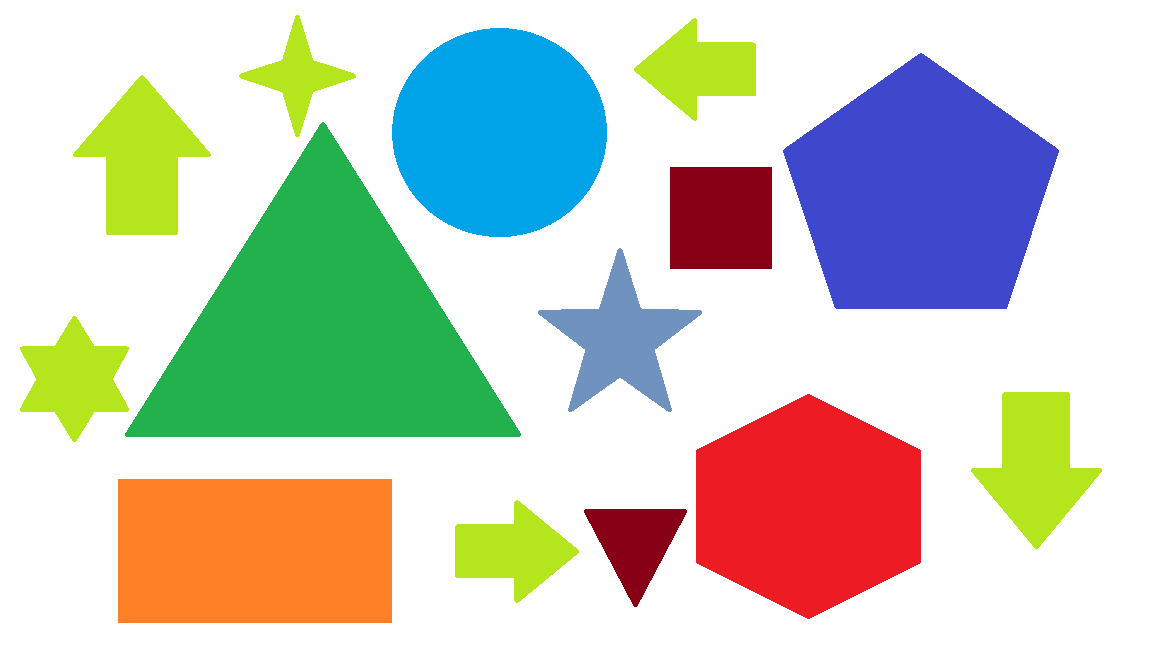
#> input picture ObjectDetection/shapes.png, 1152 x 648 px
$ jupyter execute ObjDetect.ipynb
#> lines starting #> are read from the running program, lines starting #| are printed output that depends on the picture; after the words box and inside, x2 and y2 are one past the last pixel; in counts of white or black regions, pixels touching at a corner belong together
[cell 1]
import cv2
import numpy as np
from matplotlib import pyplot as plt


# reading image
img = cv2.imread('shapes.png')
#> img is the input picture: shape (648, 1152, 3); mean B, G, R 192.6, 205.1, 201.5

# converting image into grayscale image
gray = cv2.cvtColor(img, cv2.COLOR_BGR2GRAY)

# setting threshold of gray image
_, threshold = cv2.threshold(gray, 127, 255, cv2.THRESH_BINARY)
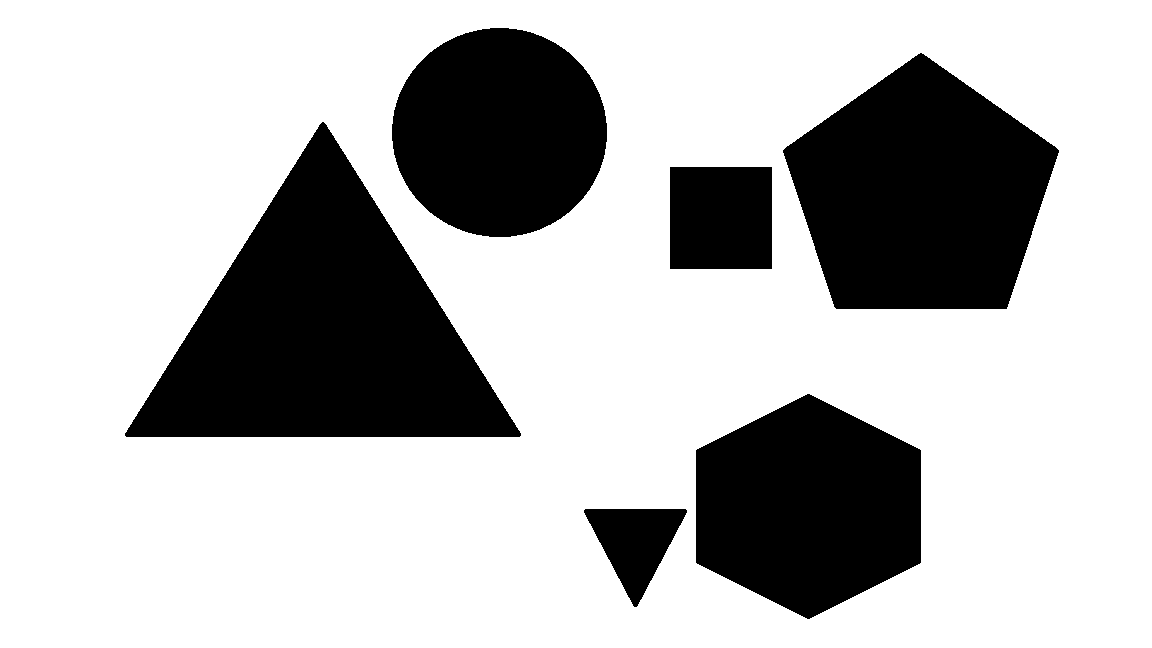
#> threshold: shape (648, 1152); 73% white; 6 black regions

# using a findContours() function
contours, _ = cv2.findContours(
    threshold, cv2.RETR_TREE, cv2.CHAIN_APPROX_SIMPLE)
#> contours = 7 contours; box (x1, y1, x2, y2) and area: (0, 0, 1152, 648) 744697, (124, 121, 522, 438) 63926, (782, 52, 1060, 310) 49548, (695, 393, 922, 620) 38418, (391, 27, 608, 238) 35538, (669, 166, 773, 270) 10607, (583, 508, 688, 608) 5501

i = 0

# list for storing names of shapes
for contour in contours:

    # here we are ignoring first counter because
    # findcontour function detects whole image as shape
    if i == 0:
        i = 1
        continue

    # cv2.approxPloyDP() function to approximate the shape
    approx = cv2.approxPolyDP(
        contour, 0.01 * cv2.arcLength(contour, True), True)

    # using drawContours() function
    cv2.drawContours(img, [contour], 0, (0, 0, 0), 1)

    # finding center point of shape
    M = cv2.moments(contour)
    if M['m00'] != 0.0:
        x = int(M['m10']/M['m00'])
        y = int(M['m01']/M['m00'])

    # putting shape name at center of each shape
    if len(approx) == 3:
        cv2.putText(img, 'Triangle', (x, y),
                    cv2.FONT_HERSHEY_SIMPLEX, 0.6, (255, 255, 255), 2)
        print(len(approx))

    elif len(approx) == 4:
        cv2.putText(img, 'Quadrilateral', (x, y),
                    cv2.FONT_HERSHEY_SIMPLEX, 0.6, (255, 255, 255), 2)
        print('ada')

    elif len(approx) == 5:
        cv2.putText(img, 'Pentagon', (x, y),
                    cv2.FONT_HERSHEY_SIMPLEX, 0.6, (255, 255, 255), 2)

    elif len(approx) == 6:
        cv2.putText(img, 'Hexagon', (x, y),
                    cv2.FONT_HERSHEY_SIMPLEX, 0.6, (255, 255, 255), 2)

    else:
        cv2.putText(img, 'circle', (x, y),
                    cv2.FONT_HERSHEY_SIMPLEX, 0.6, (255, 255, 255), 2)
#> this loop made 7 passes
#> (approx, x, y) on passes 2, 4, 5: ([[585, 508], [687, 510], [636, 607], [588, 522]], 635, 542), ([[669, 167], [771, 166], [772, 268], [670, 269]], 720, 217), ([[124, 433], [323, 121], [521, 435]], 322, 330)
#> (x, y) on passes 3, 6, 7: (808, 506), (920, 193), (499, 132)
#| ada
#| ada
#| 3
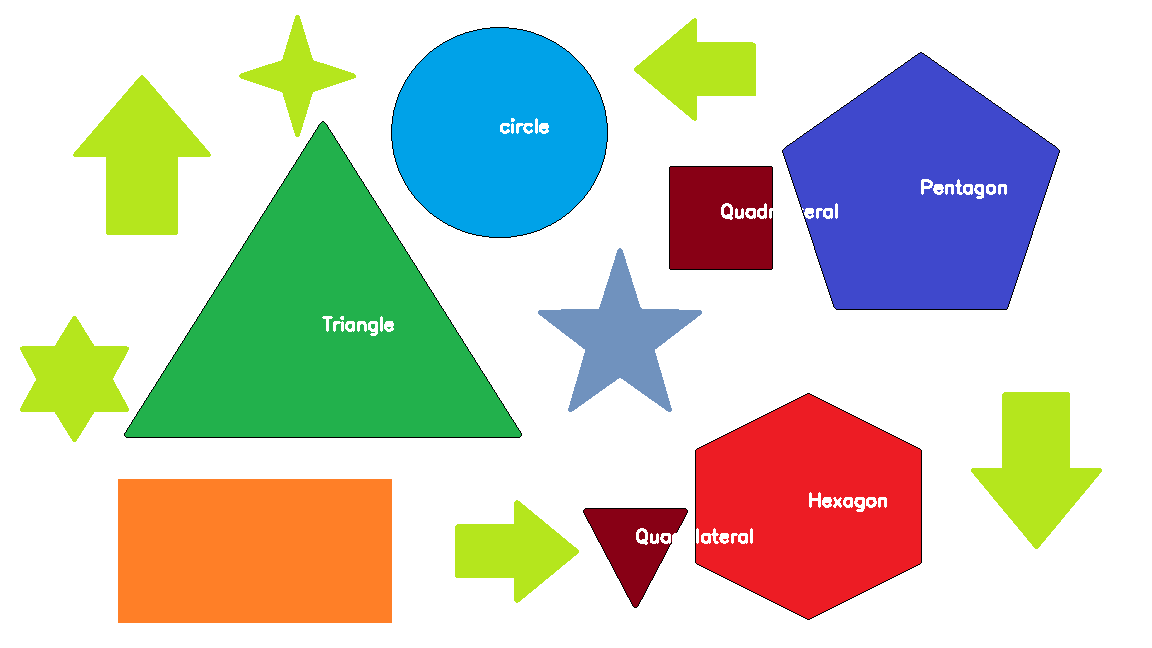
#> img: shape (648, 1152, 3); 0.98% of pixels changed, all inside (x1, y1, x2, y2) = (124, 27, 1060, 620)
#> after the loop, i = 1


# displaying the image after drawing contours
# cv2.imshow('shapes', img)
img = cv2.cvtColor(img, cv2.COLOR_BGR2RGB)
plt.imshow(img)

[cell 2]
import cv2
import numpy as np
import matplotlib.pyplot as plt


def distance(p1, p2, p3, p4):
    global l1, l2, l3, l4, a ,b
    l1 = int(((p4[0] - p3[0])**2 + (p4[1] - p3[1])**2)**0.5)
    l2 = int(((p2[0] - p1[0])**2 + (p2[1] - p1[1])**2)**0.5)
    l3 = int(((p3[0] - p1[0])**2 + (p3[1] - p1[1])**2)**0.5)
    l4 = int(((p4[0] - p2[0])**2 + (p4[1] - p2[1])**2)**0.5)
    a = l1 == l2
    b = l3 == l4
    return l1, l2, l3, l4, a, b

def get_corner_angle(p1, p2, p3):
    v1 = np.array([p1[0] - p2[0], p1[1] - p2[1]])
    v2 = np.array([p1[0] - p3[0], p1[1] - p3[1]])
    v1_unit = unit_vector(v1)
    v2_unit = unit_vector(v2)
    radians = np.arccos(np.clip(np.dot(v1_unit, v2_unit), -1, 1))
    return np.degrees(radians)

def get_corner_angle_opp(p4, p2, p3):
    v3 = np.array([p4[0] - p2[0], p4[1] - p2[1]])
    v4 = np.array([p4[0] - p3[0], p4[1] - p3[1]])
    v3_unit = unit_vector(v3)
    v4_unit = unit_vector(v4)
    radians = np.arccos(np.clip(np.dot(v3_unit, v4_unit), -1, 1))
    return np.degrees(radians)


def unit_vector(v):
    return v / np.linalg.norm(v)
# load image
img = cv2.imread("shapes.png")

# mask
gray = cv2.cvtColor(img, cv2.COLOR_BGR2GRAY)
mask = cv2.inRange(gray, 240, 255)
#> mask: shape (648, 1152); 60% white; 14 black regions, largest, box (x1, y1, x2, y2) and area: (125, 122, 521, 437) 63414, (783, 53, 1059, 309) 49166, (118, 479, 392, 623) 39456

# dilate and invert
kernel = np.ones((3,3), np.uint8)
mask = cv2.dilate(mask, kernel, iterations = 1)
#> mask: shape (648, 1152); 61.3% white; 14 black regions, largest, box (x1, y1, x2, y2) and area: (126, 124, 520, 436) 61996, (784, 55, 1058, 308) 48106, (119, 480, 391, 622) 38624
mask = cv2.bitwise_not(mask)
#> mask: shape (648, 1152); 38.7% white; 14 white regions

# contours
contours, _ = cv2.findContours(mask, cv2.RETR_TREE, cv2.CHAIN_APPROX_SIMPLE)
#> contours = 14 contours; largest, box (x1, y1, x2, y2) and area: (126, 124, 520, 436) 61488, (784, 55, 1058, 308) 47728, (119, 480, 391, 622) 38211, (697, 395, 920, 618) 36852, (393, 29, 606, 236) 34100

# remove very large and very small contours
filtered = []
low = 1000
high = 100000
for con in contours:
    area = cv2.contourArea(con)
    if low < area and area < high:
        filtered.append(con)
#> this loop made 14 passes
#> area on passes 1, 2, 4, 5, 6, 7, 9, 10, 11, 12, 13, 14: 4809, 6178.5, 36852, 9994.5, 6787, 9036.5, 61488, 10746, 47728.5, 34100, 6026, 3440.5
#> (con, area) on passes 3, 8: ([[119, 480], [119, 621], [390, 621], [390, 480]], 38211), ([[671, 168], [671, 267], [770, 267], [770, 168]], 9801)
#> after the loop, filtered has the same summary as contours

# draw centers of each
print("Shapes: " + str(len(filtered)))
#| Shapes: 14
for con in filtered:
    M = cv2.moments(con)
    cx = int(M['m10']/M['m00'])
    cy = int(M['m01']/M['m00'])
    cv2.circle(img, (cx, cy), 10, (0, 200, 100), -1)

    epsilon = 0.01*cv2.arcLength(con, True)
    approx = cv2.approxPolyDP(con, epsilon, True)

    coords = (cx, cy)
    colour = (0, 0, 0)
    font = cv2.FONT_HERSHEY_DUPLEX

    p1 = approx[0][0]
    p2 = approx[1][0]
    p3 = approx[-1][0]
    p4 = approx[2][0]


    if len(approx) == 3:
        cv2.putText(img, "Triangle", coords, font, 1, colour, 1) # Text on the image
    elif len(approx) == 4:
        (degrees) = get_corner_angle(p1, p2, p3)
        (degrees_opp) = get_corner_angle_opp(p4, p2, p3)
        dist1 = distance(p1, p2, p3, p4)
        (x, y, w, h) = cv2.boundingRect(approx)
        if  ((89 <= int(degrees) <= 91) and  ((89 <= int(degrees_opp) <= 91)) and (float(w)/h)==1) and (a == b):
            cv2.putText(img, "square", (x, y), cv2.FONT_HERSHEY_SIMPLEX, 0.7, 0, 2)
        elif (a == True or b == True)  and (int(degrees) or int(degrees_opp) !=90) and (int(degrees_opp)-int(degrees) not in (-1,0,1)):
                shape = "Trapezoid"
        elif (int(degrees)-int(degrees_opp) in (-1,0,1)) and(a-b in (-1,0,1)):
            shape = "Rhombus"
        elif (a == True or b == True) and (int(degrees) == int(degrees_opp)):
            shape  = "Parallelogram"
        else:
            cv2.putText(img, "rectangle", (x, y), cv2.FONT_HERSHEY_SIMPLEX, 0.7, 0, 2)

        # cv2.putText(img, "Quadrilateral", coords, font, 1, colour, 1)
    elif len(approx) == 5:
        cv2.putText(img, "Pentagon", coords, font, 1, colour, 1)
    elif len(approx) == 6:
        cv2.putText(img, "Hexagon", coords, font, 1, colour, 1)

    elif len(approx) == 7:
        cv2.putText(img, "Arrow", coords, font, 1, colour, 1)

    elif len(approx) == 8:
        cv2.putText(img, "Morning Star", coords, font, 1, colour, 1)

    elif len(approx) == 10:
        cv2.putText(img, "Star", coords, font, 1, colour, 1)

    elif len(approx) == 12:
        cv2.putText(img, "12 Sisi Gon", coords, font, 1, colour, 1)

    else:
        # If the length is not any of the above, we will guess the shape/contour to be a circle.
        cv2.putText(img, "Circle", coords, font, 1, colour, 1)
        print(len(approx))
#> this loop made 14 passes
#> (cx, cy, epsilon, approx, v1 in get_corner_angle, v2 in get_corner_angle, v2_unit in get_corner_angle) on pass 3: (254, 550, 8.24, [[119, 480], [119, 621], [390, 621], [390, 480]], [0, -141], [-271, 0], [-1, 0])
#> (cx, cy, epsilon, approx, v1 in get_corner_angle, v1_unit in get_corner_angle, v2_unit in get_corner_angle) on pass 8: (720, 217, 3.96, [[671, 168], [671, 267], [770, 267], [770, 168]], [0, -99], [0, -1], [-1, 0])
#| 16
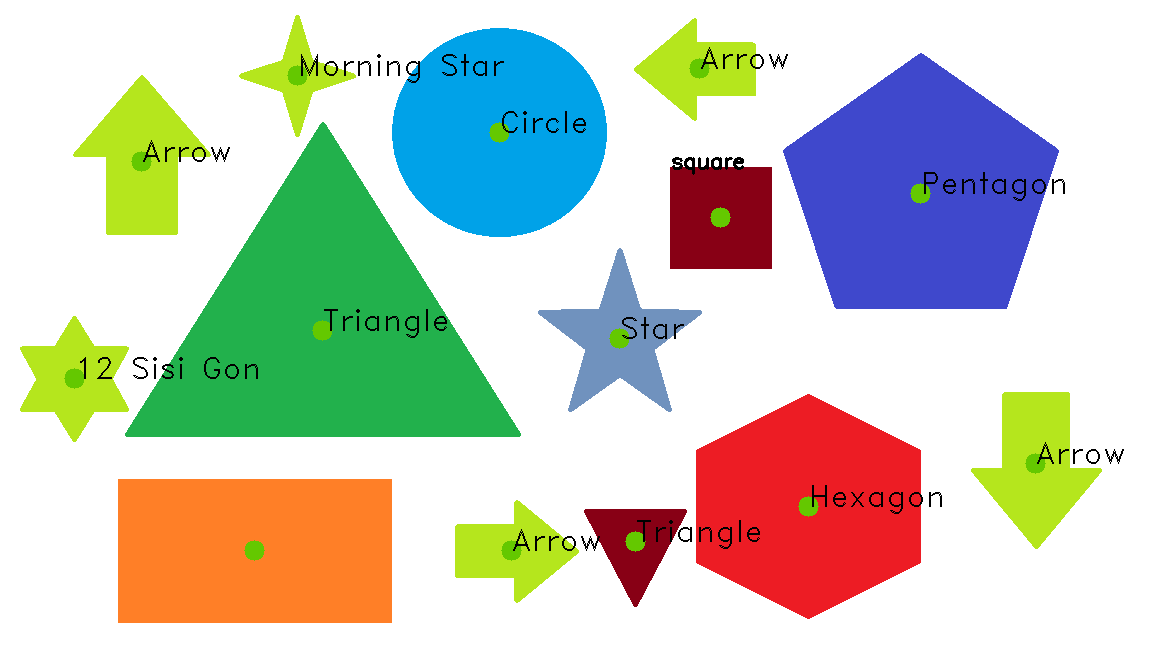
#> img: shape (648, 1152, 3); 1.42% of pixels changed, all inside (x1, y1, x2, y2) = (64, 47, 1124, 561)
# show
# cv2.imshow("Image", img)
# cv2.imshow("Mask", mask)
# cv2.waitKey(0)
img = cv2.cvtColor(img, cv2.COLOR_BGR2RGB)
mask = cv2.cvtColor(mask, cv2.COLOR_BGR2RGB)
plt.imshow(img)
plt.show()
plt.imshow(mask)
plt.show()

[cell 3]
import cv2 # OpenCV Library

# Image to detect shapes on below
image = cv2.imread("SatuShape.png")
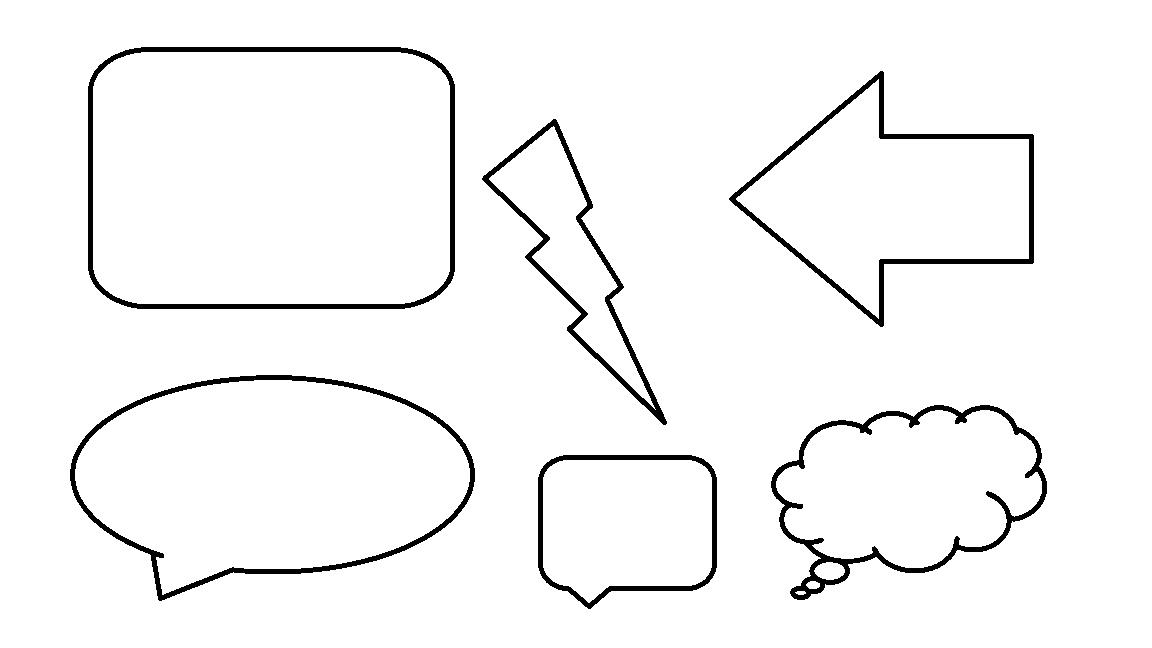
#> input picture ObjectDetection/SatuShape.png, 1152 x 648 px
#> image is the input picture: shape (648, 1152, 3); 96.3% white; 6 black regions, box (x1, y1, x2, y2) and area: (88, 47, 455, 309) 5775, (771, 405, 1047, 600) 5083, (70, 375, 475, 601) 5043, (729, 71, 1034, 327) 4681, (482, 119, 667, 425) 3884, (538, 455, 717, 609) 2884

gray_image = cv2.cvtColor(image, cv2.COLOR_BGR2GRAY) # Converting to gray image
#> gray_image: shape (648, 1152); 96.3% white; 6 black regions

# Setting threshold value to get new image (In simpler terms: this function checks every pixel, and depending on how
# dark the pixel is, the threshold value will convert the pixel to either black or white (0 or 1)).
_, thresh_image = cv2.threshold(gray_image, 220, 255, cv2.THRESH_BINARY)

# Retrieving outer-edge coordinates in the new threshold image
contours, hierarchy = cv2.findContours(thresh_image, cv2.RETR_TREE, cv2.CHAIN_APPROX_SIMPLE)
#> contours = 16 contours; largest, box (x1, y1, x2, y2) and area: (0, 0, 1152, 648) 744697, (87, 46, 456, 310) 94449, (93, 52, 450, 304) 87548, (69, 374, 476, 602) 65668, (75, 380, 470, 595) 59691

# Iterating through each contour to retrieve coordinates of each shape
for i, contour in enumerate(contours):
    if i == 0:
        continue

    # The 2 lines below this comment will approximate the shape we want. The reason being that in certain cases the
    # shape we want might have flaws or might be imperfect, and so, for example, if we have a rectangle with a
    # small piece missing, the program will still count it as a rectangle. The epsilon value will specify the
    # precision in which we approximate our shape.
    epsilon = 0.01*cv2.arcLength(contour, True)
    approx = cv2.approxPolyDP(contour, epsilon, True)

    # Drawing the outer-edges onto the image
    cv2.drawContours(image, contour, 0, (0, 0, 0), 4)

    # Retrieving coordinates of the contour so that we can put text over the shape.
    x, y, w, h= cv2.boundingRect(approx)
    x_mid = int(x + (w/3)) # This is an estimation of where the middle of the shape is in terms of the x-axis.
    y_mid = int(y + (h/1.5)) # This is an estimation of where the middle of the shape is in terms of the y-axis.

    # Setting some variables which will be used to display text on the final image
    coords = (x_mid, y_mid)
    colour = (0, 0, 0)
    font = cv2.FONT_HERSHEY_DUPLEX

    # This is the part where we actually guess which shape we have detected. The program will look at the amount of edges
    # the contour/shape has, and then based on that result the program will guess the shape (for example, if it has 3 edges
    # then the chances that the shape is a triangle are very good.)
    #
    # You can add more shapes if you want by checking more lenghts, but for the simplicity of this tutorial program I
    # have decided to only detect 5 shapes.
    if len(approx) == 3:
        cv2.putText(image, "Triangle", coords, font, 1, colour, 1) # Text on the image
    elif len(approx) == 4:
        cv2.putText(image, "Quadrilateral", coords, font, 1, colour, 1)
    elif len(approx) == 5:
        cv2.putText(image, "Pentagon", coords, font, 1, colour, 1)
    elif len(approx) == 6:
        cv2.putText(image, "Hexagon", coords, font, 1, colour, 1)

    elif len(approx) == 10:
        cv2.putText(image, "Bintang", coords, font, 1, colour, 1)

    else:
        # If the length is not any of the above, we will guess the shape/contour to be a circle.
        cv2.putText(image, "Circle", coords, font, 1, colour, 1)
#> this loop made 16 passes
#> (epsilon, x, y, w, h, x_mid, y_mid) on passes 2 to 13: (6.09, 537, 454, 181, 156, 597, 558), (5.69, 543, 460, 169, 143, 599, 555), (9.19, 770, 404, 276, 196, 862, 534), (0.231, 795, 591, 11, 4, 798, 593), (0.341, 806, 581, 14, 8, 810, 586), (0.788, 814, 562, 31, 18, 824, 574), (10.03, 776, 410, 265, 158, 864, 515), (10.78, 69, 374, 407, 228, 204, 526), (10.54, 75, 380, 395, 215, 206, 523), (8.31, 481, 118, 185, 308, 542, 323), (7.62, 489, 126, 167, 284, 544, 315), (9.71, 728, 70, 307, 258, 830, 242)
#> contour on pass 1: [[0, 0], [0, 647], [1151, 647], [1151, 0]]
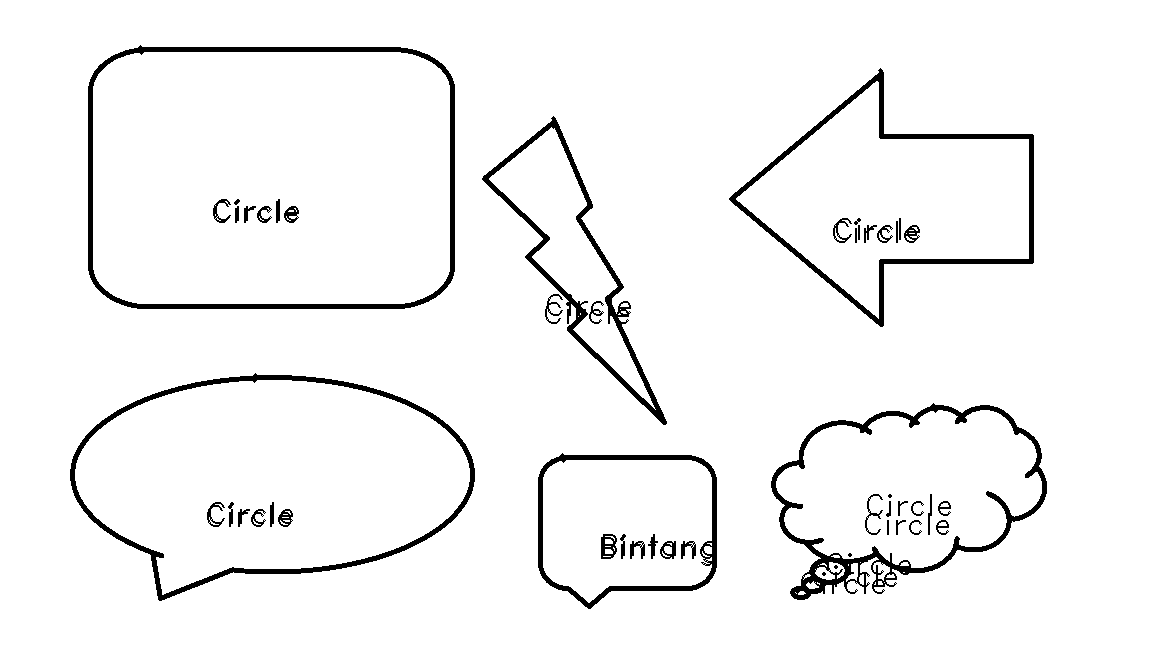
#> image: shape (648, 1152, 3); 95.6% white; 50 black regions (4 under 20 px), largest, box (x1, y1, x2, y2) and area: (771, 403, 1047, 600) 5881, (88, 45, 455, 309) 5789, (70, 373, 475, 601) 5057


# Displaying the image with the detected shapes onto the screen
# cv2.imshow("shapes_detected", image)
# cv2.waitKey(0)
plt.imshow(image)
